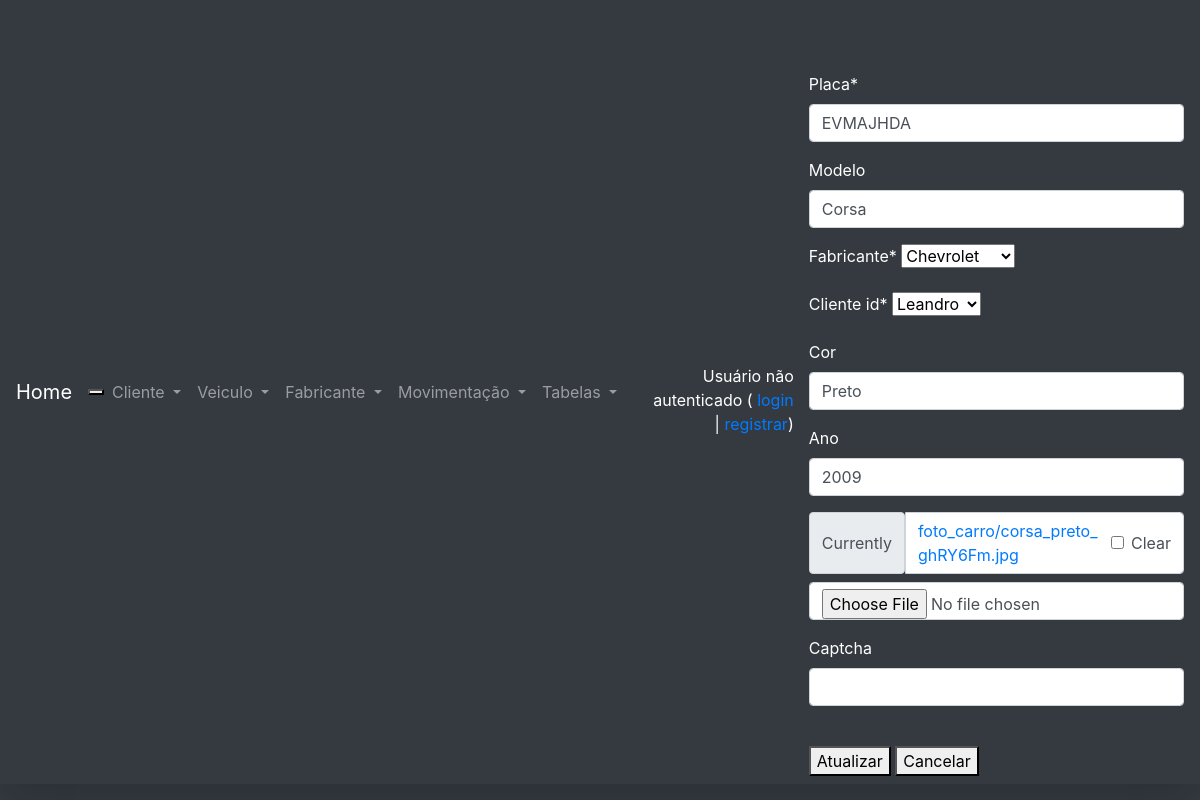
/atualiza_veiculo/7/, run on the app's committed database.
### core/models.py (models this page shows, shortened)
class Veiculo(models.Model):
    placa = models.CharField(max_length=10, verbose_name='Placa')
    modelo = models.CharField(max_length=30, blank=True, null=True, verbose_name='Modelo')
    fabricante_id = models.ForeignKey(Fabricante, on_delete=models.CASCADE, verbose_name='Fabricante')
    cliente_id = models.ForeignKey(Cliente, on_delete=models.CASCADE)
    cor = models.CharField(max_length=30, blank=True, null=True, verbose_name='Cor')
    ano = models.IntegerField(default=2023, blank=True, null=True, verbose_name='Ano')
    foto = models.ImageField(upload_to='foto_carro', blank=True, null=True, verbose_name='')
    class Meta:
        verbose_name_plural = 'Veiculos'

### core/views.py (the view)
# urls.py: path('atualiza_veiculo/<int:id>/', atualiza_veiculo, name='url_atualiza_veiculo'),
def atualiza_veiculo(request, id):
    obj = Veiculo.objects.get(id=id)
    form = FormVeiculo(request.POST or None, request.FILES or None, instance=obj)
    if form.is_valid():
        form.save()
        return redirect('url_listagem_veiculo')
    contexto = {'form': form, 'txt_title': 'AtualizaVeiculo', 'txt_button': 'Atualizar'}
    return render(request, 'core/cadastro.html', contexto)

### core/forms.py
class FormVeiculo(ModelForm):
    captcha = CaptchaField()
    class Meta:
        model = Veiculo
        fields = "__all__"

### core/models.py (called while the page is built)
    def __str__(self):
        return self.nome

    def __str__(self):
        return self.nome

### core/templates/core/cadastro.html (shortened to what this page needs)
{% extends 'base.html' %}
{%  load crispy_forms_tags %}
{% block main %}
<form method="post" enctype="multipart/form-data">
    {{  form | crispy }}<br>
    <button type="submit">{{ txt_button }}</button>
    <button onclick="window.location.href='/'">Cancelar</button>
</form>
{% endblock %}

### data on the page
Veiculo: placa "EVMAJHDA", modelo "Corsa", fabricante_id "Chevrolet", cliente_id "Leandro", cor "Preto", ano "2009"

### other printed values
{{ txt_button }} "Atualizar"
